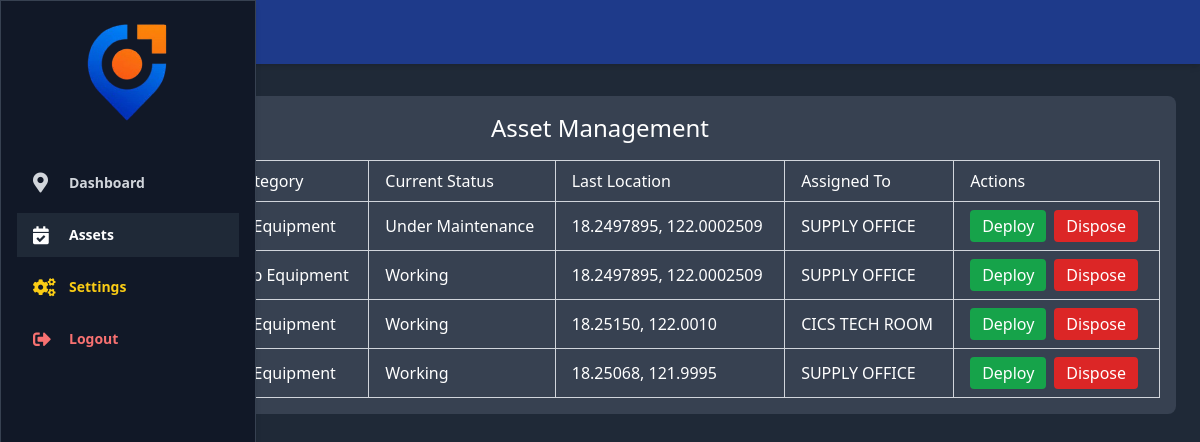
/asset_available.php (signed in), run on the app's committed database.
### tables this page shows
CREATE TABLE `assets` (
  `asset_id` int(11) NOT NULL,
  `asset_name` varchar(255) NOT NULL,
  `serial_num` varchar(255) DEFAULT NULL,
  `category` varchar(100) NOT NULL,
  `current_status` varchar(50) NOT NULL,
  `last_known_location` varchar(255) DEFAULT NULL,
  `assigned_to` varchar(255) DEFAULT NULL,
  `status` varchar(255) DEFAULT NULL,
  `date_added` timestamp NOT NULL DEFAULT current_timestamp(),
  `last_seen` datetime DEFAULT NULL,
  `asset_status` enum('Deployed','Disposed','Available') DEFAULT 'Available'
);

### user_theme.php (called while the page is built, shortened)
<?php
$stmt = $conn->prepare("SELECT theme FROM secondary_user_settings WHERE username=?");
$stmt->bind_param("s", $_SESSION['user']);
$stmt->execute();
$result = $stmt->get_result();
if ($row = $result->fetch_assoc()) {
    $theme = $row['theme'];
    if ($theme === 'Dark') {
        $theme_class = 'theme-dark';
    } elseif ($theme === 'Auto') {
        $theme_class = (date('H') >= 18 || date('H') < 6) ? 'theme-dark' : 'theme-light';
    }
}
?>

### asset_available.php (the view, shortened to what this page needs)
<?php
include 'db_connect.php';
include 'user_theme.php';
$search = isset($_POST['search']) ? $conn->real_escape_string($_POST['search']) : '';
$category = isset($_POST['category']) ? $conn->real_escape_string($_POST['category']) : '';
$status = isset($_POST['status']) ? $conn->real_escape_string($_POST['status']) : '';
$sql = "SELECT * FROM assets WHERE asset_name LIKE ? AND category LIKE ? AND current_status LIKE ?";
$stmt = $conn->prepare($sql);
$searchParam = "%$search%";
$categoryParam = "%$category%";
$statusParam = "%$status%";
$stmt->bind_param('sss', $searchParam, $categoryParam, $statusParam);
$stmt->execute();
$result = $stmt->get_result();
?>
<!DOCTYPE html>
<html lang="en">
<head>
    <script src="https://cdn.tailwindcss.com"></script>
</head>
<body class="min-h-screen <?= htmlspecialchars($theme_class) ?>">
<?php include 'user_header.php'; ?>
<div class="flex justify-center mt-8 px-4">
    <div class="w-full max-w-6xl container">
        <h1 class="text-2xl font-normal mb-4 text-center">Asset Management</h1>
        <div class="overflow-x-auto">
            <table class="min-w-full border border-gray-300 dark:border-gray-700">
                <thead>
                    <tr>
                        <th class="px-4 py-2 text-left font-normal border border-gray-300 dark:border-gray-600">Asset Name</th>
                        <th class="px-4 py-2 text-left font-normal border border-gray-300 dark:border-gray-600">Category</th>
                        <th class="px-4 py-2 text-left font-normal border border-gray-300 dark:border-gray-600">Current Status</th>
                        <th class="px-4 py-2 text-left font-normal border border-gray-300 dark:border-gray-600">Last Location</th>
                        <th class="px-4 py-2 text-left font-normal border border-gray-300 dark:border-gray-600">Assigned To</th>
                        <th class="px-4 py-2 text-left font-normal border border-gray-300 dark:border-gray-600">Actions</th>
                    </tr>
                </thead>
                <tbody>
                    <?php if ($result->num_rows > 0): ?>
                        <?php while($row = $result->fetch_assoc()): ?>
                            <tr class="border-t border-gray-300 dark:border-gray-600">
                                <td class="px-4 py-2 border border-gray-300 dark:border-gray-600"><?= htmlspecialchars($row['asset_name']) ?></td>
                                <td class="px-4 py-2 border border-gray-300 dark:border-gray-600"><?= htmlspecialchars($row['category']) ?></td>
                                <td class="px-4 py-2 border border-gray-300 dark:border-gray-600"><?= htmlspecialchars($row['current_status']) ?></td>
                                <td class="px-4 py-2 border border-gray-300 dark:border-gray-600"><?= htmlspecialchars($row['last_known_location']) ?></td>
                                <td class="px-4 py-2 border border-gray-300 dark:border-gray-600"><?= htmlspecialchars($row['assigned_to']) ?></td>
                                <td class="px-4 py-2 border border-gray-300 dark:border-gray-600">
                                    <div class="flex gap-2">
                                        <?php
                                            $status = strtolower($row['current_status']);
                                            $isDeployed = $status === 'deployed';
                                            $isDisposed = $status === 'disposed';
                                        ?>
                                        <form method="POST" onsubmit="return confirm('Are you sure you want to deploy this asset?');">
                                            <button type="submit" name="deploy"
                                                class="px-3 py-1 rounded text-white font-normal <?= $isDeployed || $isDisposed ? 'bg-gray-400 cursor-not-allowed' : 'bg-green-600 hover:bg-green-700 dark:hover:bg-green-500' ?>"
                                                <?= $isDeployed || $isDisposed ? 'disabled' : '' ?>>
                                                Deploy
                                            </button>
                                        </form>
                                        <form method="POST" onsubmit="return confirm('Are you sure you want to dispose this asset?');">
                                            <button type="submit" name="dispose"
                                                class="px-3 py-1 rounded text-white font-normal <?= $isDisposed ? 'bg-gray-400 cursor-not-allowed' : 'bg-red-600 hover:bg-red-700 dark:hover:bg-red-500' ?>"
                                                <?= $isDisposed ? 'disabled' : '' ?>>
                                                Dispose
                                            </button>
                                        </form>
                                    </div>
                                </td>
                            </tr>
                        <?php endwhile; ?>
                    <?php else: ?>
                        <tr>
                            <td colspan="6" class="text-center py-4 border border-gray-300 dark:border-gray-600">No assets found.</td>
                        </tr>
                    <?php endif; ?>
                </tbody>
            </table>
        </div>
    </div>
</div>
</body>
</html>

### user_header.php (shortened to what this page needs)
<header class="shadow-md w-full bg-blue-900 text-white">
    <div class="max-w-7xl mx-auto px-4 py-4 flex justify-between items-center">
        <div class="flex items-center gap-4">
            <h1 class="text-2xl font-semibold">CUSTODIAN</h1>
        </div>
        <?php include 'nav_user.php'; ?>

### nav_user.php (shortened to what this page needs)
<?php $current_page = basename($_SERVER['PHP_SELF']); ?>
<script src="https://cdn.tailwindcss.com"></script>
<link rel="stylesheet" href="https://cdnjs.cloudflare.com/ajax/libs/font-awesome/5.15.4/css/all.min.css" />
</head>
<body class="<?php echo $theme_class; ?>">
<aside id="sidebar" class="w-64 h-screen p-4 fixed top-0 left-0 shadow-md flex flex-col space-y-2 border
  <?php
    echo ($theme_class === 'theme-dark')
      ? 'bg-gray-900 text-gray-100 border-gray-700'
      : 'bg-white text-gray-800 border-gray-300';
  ?> text-sm font-bold
  hidden lg:flex
  ">
  <div class="flex justify-center mb-6">
    <img src="logo.png" alt="Logo" class="w-24 h-auto logo-animate">
  </div>
  <a href="user.php" class="flex items-center space-x-4 px-4 py-3 transition-colors
    <?php
      $is_active = ($current_page === 'user.php');
      echo ($theme_class === 'theme-dark')
        ? ($is_active ? 'bg-gray-800 text-white' : 'hover:bg-gray-700 text-gray-300')
        : ($is_active ? 'bg-gray-200 text-gray-900' : 'hover:bg-gray-200 text-gray-600');
    ?>">
    <i class="fas fa-map-marker-alt text-xl w-5"></i>
    <span>Dashboard</span>
  </a>
  <a href="asset_available.php" class="flex items-center space-x-4 px-4 py-3 transition-colors
    <?php
      $is_active = ($current_page === 'asset_available.php');
      echo ($theme_class === 'theme-dark')
        ? ($is_active ? 'bg-gray-800 text-white' : 'hover:bg-gray-700 text-green-400')
        : ($is_active ? 'bg-gray-200 text-green-800' : 'hover:bg-gray-200 text-green-600');
    ?>">
    <i class="fas fa-calendar-check text-lg w-5"></i>
    <span>Assets</span>
  </a>
  <a href="user_settings.php" class="flex items-center space-x-4 px-4 py-3 transition-colors
    <?php
      $is_active = ($current_page === 'user_settings.php');
      echo ($theme_class === 'theme-dark')
        ? ($is_active ? 'bg-gray-800 text-white' : 'hover:bg-gray-700 text-yellow-400')
        : ($is_active ? 'bg-gray-200 text-yellow-800' : 'hover:bg-gray-200 text-yellow-600');
    ?>">
    <i class="fas fa-cogs text-lg w-5"></i>
    <span>Settings</span>
  </a>
  <button onclick="openLogoutModal()" class="flex items-center space-x-4 px-4 py-3 transition-colors text-left
    <?php
      echo ($theme_class === 'theme-dark')
        ? 'hover:bg-gray-700 text-red-400'
        : 'hover:bg-gray-200 text-red-600';
    ?>">
    <i class="fas fa-sign-out-alt text-lg w-5"></i>
    <span>Logout</span>
  </button>
</aside>
</body>
</html>

### asset_available.php (style rules this page uses)
.theme-dark { --bg-color: #1f2937; --container-bg: #374151; --text-color: #ffffff; --input-bg: #4b5563; --input-border: #6b7280; --input-text: #ffffff; }
body.theme-light, body.theme-dark { background-color: var(--bg-color); color: var(--text-color); }
.container { background-color: var(--container-bg); color: var(--text-color); border-radius: 0.5rem; padding: 1rem; }

### nav_user.php (style rules this page uses)
body { font-family: 'Segoe UI', Tahoma, Geneva, Verdana, sans-serif; transition: background-color 0.3s, color 0.3s; }

### data on the page
assets: category "IT Equipment", current_status "Under Maintenance", last_known_location "18.2497895, 122.0002509", assigned_to "SUPPLY OFFICE"
assets: category "Lab Equipment", current_status "Working", last_known_location "18.2497895, 122.0002509", assigned_to "SUPPLY OFFICE"
assets: category "IT Equipment", current_status "Working", last_known_location "18.25150, 122.0010", assigned_to "CICS TECH ROOM"
assets: category "IT Equipment", current_status "Working", last_known_location "18.25068, 121.9995", assigned_to "SUPPLY OFFICE"
